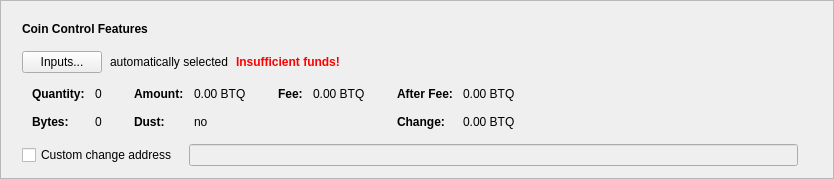
      <widget class="QFrame" name="frameCoinControl">
       <property name="sizePolicy">
        <sizepolicy hsizetype="Expanding" vsizetype="Fixed">
         <horstretch>0</horstretch>
         <verstretch>0</verstretch>
        </sizepolicy>
       </property>
       <property name="frameShape">
        <enum>QFrame::StyledPanel</enum>
       </property>
       <property name="frameShadow">
        <enum>QFrame::Raised</enum>
       </property>
       <layout class="QVBoxLayout" name="verticalLayout_2">
        <item>
         <layout class="QVBoxLayout" name="verticalLayoutCoinControl" stretch="0,0,0,0,0">
          <property name="spacing">
           <number>0</number>
          </property>
          <property name="sizeConstraint">
           <enum>QLayout::SetDefaultConstraint</enum>
          </property>
          <property name="leftMargin">
           <number>10</number>
          </property>
          <property name="topMargin">
           <number>10</number>
          </property>
          <item>
           <layout class="QHBoxLayout" name="horizontalLayoutCoinControl1">
            <property name="bottomMargin">
             <number>15</number>
            </property>
            <item>
             <widget class="QLabel" name="labelCoinControlFeatures">
              <property name="sizePolicy">
               <sizepolicy hsizetype="Preferred" vsizetype="Maximum">
                <horstretch>0</horstretch>
                <verstretch>0</verstretch>
               </sizepolicy>
              </property>
              <property name="font">
               <font>
                <weight>75</weight>
                <bold>true</bold>
               </font>
              </property>
              <property name="styleSheet">
               <string notr="true">font-weight:bold;</string>
              </property>
              <property name="text">
               <string>Coin Control Features</string>
              </property>
             </widget>
            </item>
           </layout>
          </item>
          <item>
           <layout class="QHBoxLayout" name="horizontalLayoutCoinControl2" stretch="0,0,0,0">
            <property name="spacing">
             <number>8</number>
            </property>
            <property name="bottomMargin">
             <number>10</number>
            </property>
            <item>
             <widget class="QPushButton" name="pushButtonCoinControl">
              <property name="styleSheet">
               <string notr="true"/>
              </property>
              <property name="text">
               <string>Inputs...</string>
              </property>
              <property name="autoDefault">
               <bool>false</bool>
              </property>
             </widget>
            </item>
            <item>
             <widget class="QLabel" name="labelCoinControlAutomaticallySelected">
              <property name="text">
               <string>automatically selected</string>
              </property>
              <property name="margin">
               <number>5</number>
              </property>
             </widget>
            </item>
            <item>
             <widget class="QLabel" name="labelCoinControlInsuffFunds">
              <property name="font">
               <font>
                <weight>75</weight>
                <bold>true</bold>
               </font>
              </property>
              <property name="styleSheet">
               <string notr="true">color:red;font-weight:bold;</string>
              </property>
              <property name="text">
               <string>Insufficient funds!</string>
              </property>
              <property name="margin">
               <number>5</number>
              </property>
             </widget>
            </item>
            <item>
             <spacer name="horizontalSpacerCoinControl">
              <property name="orientation">
               <enum>Qt::Horizontal</enum>
              </property>
              <property name="sizeHint" stdset="0">
               <size>
                <width>40</width>
                <height>1</height>
               </size>
              </property>
             </spacer>
            </item>
           </layout>
          </item>
          <item>
           <widget class="QWidget" name="widgetCoinControl" native="true">
            <property name="sizePolicy">
             <sizepolicy hsizetype="Preferred" vsizetype="Preferred">
              <horstretch>0</horstretch>
              <verstretch>0</verstretch>
             </sizepolicy>
            </property>
            <property name="minimumSize">
             <size>
              <width>0</width>
              <height>0</height>
             </size>
            </property>
            <property name="styleSheet">
             <string notr="true"/>
            </property>
            <layout class="QHBoxLayout" name="horizontalLayoutCoinControl5">
             <property name="leftMargin">
              <number>0</number>
             </property>
             <property name="topMargin">
              <number>0</number>
             </property>
             <property name="rightMargin">
              <number>0</number>
             </property>
             <property name="bottomMargin">
              <number>0</number>
             </property>
             <item>
              <layout class="QHBoxLayout" name="horizontalLayoutCoinControl3" stretch="0,0,0,1">
               <property name="spacing">
                <number>20</number>
               </property>
               <property name="topMargin">
                <number>0</number>
               </property>
               <property name="bottomMargin">
                <number>10</number>
               </property>
               <item>
                <layout class="QFormLayout" name="formLayoutCoinControl1">
                 <property name="horizontalSpacing">
                  <number>10</number>
                 </property>
                 <property name="verticalSpacing">
                  <number>14</number>
                 </property>
                 <property name="leftMargin">
                  <number>10</number>
                 </property>
                 <property name="topMargin">
                  <number>4</number>
                 </property>
                 <property name="rightMargin">
                  <number>6</number>
                 </property>
                 <item row="0" column="0">
                  <widget class="QLabel" name="labelCoinControlQuantityText">
                   <property name="font">
                    <font>
                     <weight>75</weight>
                     <bold>true</bold>
                    </font>
                   </property>
                   <property name="text">
                    <string>Quantity:</string>
                   </property>
                   <property name="margin">
                    <number>0</number>
                   </property>
                  </widget>
                 </item>
                 <item row="0" column="1">
                  <widget class="QLabel" name="labelCoinControlQuantity">
                   <property name="cursor">
                    <cursorShape>IBeamCursor</cursorShape>
                   </property>
                   <property name="contextMenuPolicy">
                    <enum>Qt::ActionsContextMenu</enum>
                   </property>
                   <property name="text">
                    <string notr="true">0</string>
                   </property>
                   <property name="margin">
                    <number>0</number>
                   </property>
                   <property name="textInteractionFlags">
                    <set>Qt::LinksAccessibleByMouse|Qt::TextSelectableByKeyboard|Qt::TextSelectableByMouse</set>
                   </property>
                  </widget>
                 </item>
                 <item row="1" column="0">
                  <widget class="QLabel" name="labelCoinControlBytesText">
                   <property name="font">
                    <font>
                     <weight>75</weight>
                     <bold>true</bold>
                    </font>
                   </property>
                   <property name="text">
                    <string>Bytes:</string>
                   </property>
                  </widget>
                 </item>
                 <item row="1" column="1">
                  <widget class="QLabel" name="labelCoinControlBytes">
                   <property name="cursor">
                    <cursorShape>IBeamCursor</cursorShape>
                   </property>
                   <property name="contextMenuPolicy">
                    <enum>Qt::ActionsContextMenu</enum>
                   </property>
                   <property name="text">
                    <string notr="true">0</string>
                   </property>
                   <property name="textInteractionFlags">
                    <set>Qt::LinksAccessibleByMouse|Qt::TextSelectableByKeyboard|Qt::TextSelectableByMouse</set>
                   </property>
                  </widget>
                 </item>
                </layout>
               </item>
               <item>
                <layout class="QFormLayout" name="formLayoutCoinControl2">
                 <property name="horizontalSpacing">
                  <number>10</number>
                 </property>
                 <property name="verticalSpacing">
                  <number>14</number>
                 </property>
                 <property name="leftMargin">
                  <number>6</number>
                 </property>
                 <property name="topMargin">
                  <number>4</number>
                 </property>
                 <property name="rightMargin">
                  <number>6</number>
                 </property>
                 <item row="0" column="0">
                  <widget class="QLabel" name="labelCoinControlAmountText">
                   <property name="font">
                    <font>
                     <weight>75</weight>
                     <bold>true</bold>
                    </font>
                   </property>
                   <property name="text">
                    <string>Amount:</string>
                   </property>
                   <property name="margin">
                    <number>0</number>
                   </property>
                  </widget>
                 </item>
                 <item row="0" column="1">
                  <widget class="QLabel" name="labelCoinControlAmount">
                   <property name="cursor">
                    <cursorShape>IBeamCursor</cursorShape>
                   </property>
                   <property name="contextMenuPolicy">
                    <enum>Qt::ActionsContextMenu</enum>
                   </property>
                   <property name="text">
                    <string notr="true">0.00 BTQ</string>
                   </property>
                   <property name="textInteractionFlags">
                    <set>Qt::LinksAccessibleByMouse|Qt::TextSelectableByKeyboard|Qt::TextSelectableByMouse</set>
                   </property>
                  </widget>
                 </item>
                 <item row="1" column="0">
                  <widget class="QLabel" name="labelCoinControlLowOutputText">
                   <property name="font">
                    <font>
                     <weight>75</weight>
                     <bold>true</bold>
                    </font>
                   </property>
                   <property name="text">
                    <string>Dust:</string>
                   </property>
                  </widget>
                 </item>
                 <item row="1" column="1">
                  <widget class="QLabel" name="labelCoinControlLowOutput">
                   <property name="cursor">
                    <cursorShape>IBeamCursor</cursorShape>
                   </property>
                   <property name="contextMenuPolicy">
                    <enum>Qt::ActionsContextMenu</enum>
                   </property>
                   <property name="text">
                    <string notr="true">no</string>
                   </property>
                   <property name="textInteractionFlags">
                    <set>Qt::LinksAccessibleByMouse|Qt::TextSelectableByKeyboard|Qt::TextSelectableByMouse</set>
                   </property>
                  </widget>
                 </item>
                </layout>
               </item>
               <item>
                <layout class="QFormLayout" name="formLayoutCoinControl3">
                 <property name="horizontalSpacing">
                  <number>10</number>
                 </property>
                 <property name="verticalSpacing">
                  <number>14</number>
                 </property>
                 <property name="leftMargin">
                  <number>6</number>
                 </property>
                 <property name="topMargin">
                  <number>4</number>
                 </property>
                 <property name="rightMargin">
                  <number>6</number>
                 </property>
                 <item row="0" column="0">
                  <widget class="QLabel" name="labelCoinControlFeeText">
                   <property name="font">
                    <font>
                     <weight>75</weight>
                     <bold>true</bold>
                    </font>
                   </property>
                   <property name="text">
                    <string>Fee:</string>
                   </property>
                   <property name="margin">
                    <number>0</number>
                   </property>
                  </widget>
                 </item>
                 <item row="0" column="1">
                  <widget class="QLabel" name="labelCoinControlFee">
                   <property name="cursor">
                    <cursorShape>IBeamCursor</cursorShape>
                   </property>
                   <property name="contextMenuPolicy">
                    <enum>Qt::ActionsContextMenu</enum>
                   </property>
                   <property name="text">
                    <string notr="true">0.00 BTQ</string>
                   </property>
                   <property name="textInteractionFlags">
                    <set>Qt::LinksAccessibleByMouse|Qt::TextSelectableByKeyboard|Qt::TextSelectableByMouse</set>
                   </property>
                  </widget>
                 </item>
                </layout>
               </item>
               <item>
                <layout class="QFormLayout" name="formLayoutCoinControl4">
                 <property name="horizontalSpacing">
                  <number>10</number>
                 </property>
                 <property name="verticalSpacing">
                  <number>14</number>
                 </property>
                 <property name="leftMargin">
                  <number>6</number>
                 </property>
                 <property name="topMargin">
                  <number>4</number>
                 </property>
                 <property name="rightMargin">
                  <number>6</number>
                 </property>
                 <item row="0" column="0">
                  <widget class="QLabel" name="labelCoinControlAfterFeeText">
                   <property name="font">
                    <font>
                     <weight>75</weight>
                     <bold>true</bold>
                    </font>
                   </property>
                   <property name="text">
                    <string>After Fee:</string>
                   </property>
                   <property name="margin">
                    <number>0</number>
                   </property>
                  </widget>
                 </item>
                 <item row="0" column="1">
                  <widget class="QLabel" name="labelCoinControlAfterFee">
                   <property name="cursor">
                    <cursorShape>IBeamCursor</cursorShape>
                   </property>
                   <property name="contextMenuPolicy">
                    <enum>Qt::ActionsContextMenu</enum>
                   </property>
                   <property name="text">
                    <string notr="true">0.00 BTQ</string>
                   </property>
                   <property name="textInteractionFlags">
                    <set>Qt::LinksAccessibleByMouse|Qt::TextSelectableByKeyboard|Qt::TextSelectableByMouse</set>
                   </property>
                  </widget>
                 </item>
                 <item row="1" column="0">
                  <widget class="QLabel" name="labelCoinControlChangeText">
                   <property name="font">
                    <font>
                     <weight>75</weight>
                     <bold>true</bold>
                    </font>
                   </property>
                   <property name="text">
                    <string>Change:</string>
                   </property>
                  </widget>
                 </item>
                 <item row="1" column="1">
                  <widget class="QLabel" name="labelCoinControlChange">
                   <property name="cursor">
                    <cursorShape>IBeamCursor</cursorShape>
                   </property>
                   <property name="contextMenuPolicy">
                    <enum>Qt::ActionsContextMenu</enum>
                   </property>
                   <property name="text">
                    <string notr="true">0.00 BTQ</string>
                   </property>
                   <property name="textInteractionFlags">
                    <set>Qt::LinksAccessibleByMouse|Qt::TextSelectableByKeyboard|Qt::TextSelectableByMouse</set>
                   </property>
                  </widget>
                 </item>
                </layout>
               </item>
              </layout>
             </item>
            </layout>
           </widget>
          </item>
          <item>
           <layout class="QHBoxLayout" name="horizontalLayoutCoinControl4" stretch="0,0,0">
            <property name="spacing">
             <number>12</number>
            </property>
            <property name="sizeConstraint">
             <enum>QLayout::SetDefaultConstraint</enum>
            </property>
            <property name="topMargin">
             <number>5</number>
            </property>
            <property name="rightMargin">
             <number>5</number>
            </property>
            <item>
             <widget class="QCheckBox" name="checkBoxCoinControlChange">
              <property name="toolTip">
               <string>If this is activated, but the change address is empty or invalid, change will be sent to a newly generated address.</string>
              </property>
              <property name="text">
               <string>Custom change address</string>
              </property>
             </widget>
            </item>
            <item>
             <widget class="QValidatedLineEdit" name="lineEditCoinControlChange">
              <property name="enabled">
               <bool>false</bool>
              </property>
              <property name="sizePolicy">
               <sizepolicy hsizetype="Expanding" vsizetype="Fixed">
                <horstretch>0</horstretch>
                <verstretch>0</verstretch>
               </sizepolicy>
              </property>
             </widget>
            </item>
            <item>
             <widget class="QLabel" name="labelCoinControlChangeLabel">
              <property name="sizePolicy">
               <sizepolicy hsizetype="Preferred" vsizetype="Expanding">
                <horstretch>0</horstretch>
                <verstretch>0</verstretch>
               </sizepolicy>
              </property>
              <property name="minimumSize">
               <size>
                <width>0</width>
                <height>0</height>
               </size>
              </property>
              <property name="text">
               <string/>
              </property>
              <property name="margin">
               <number>3</number>
              </property>
             </widget>
            </item>
           </layout>
          </item>
          <item>
           <spacer name="verticalSpacerCoinControl">
            <property name="orientation">
             <enum>Qt::Vertical</enum>
            </property>
            <property name="sizeType">
             <enum>QSizePolicy::Expanding</enum>
            </property>
            <property name="sizeHint" stdset="0">
             <size>
              <width>800</width>
              <height>1</height>
             </size>
            </property>
           </spacer>
          </item>
         </layout>
        </item>
       </layout>
      </widget>
